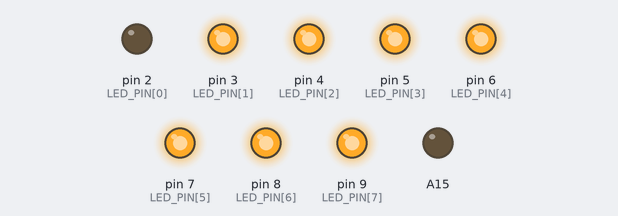
The sketch below on a simulated Arduino Mega 2560, built with avr-gcc and run on an emulated ATmega2560. Shown: output pins drawn as LEDs (lit = HIGH).

Above: at 0.2 s.
At 1.2 s:
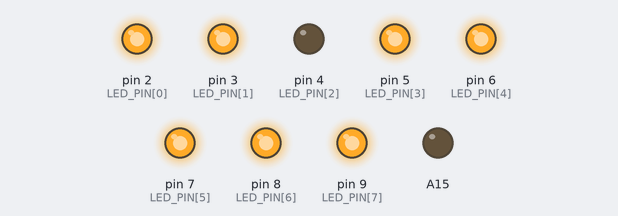
At 2.2 s:
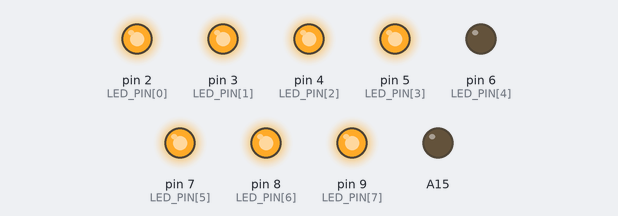
At 4.2 s:
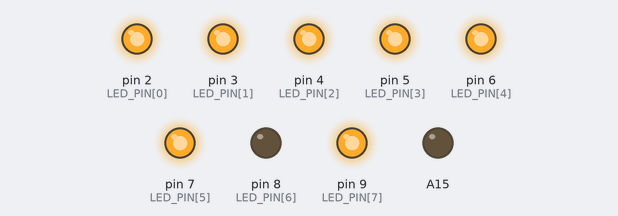
At 6.7 s:
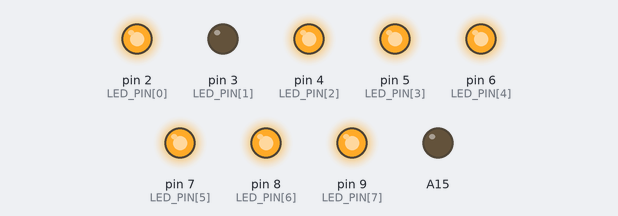
At 8.7 s:
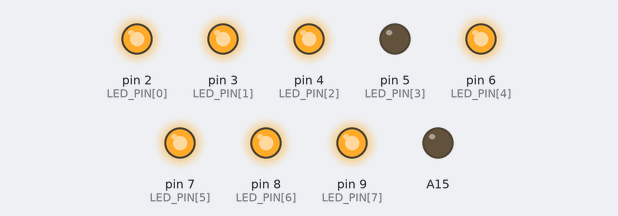
Timing chart, 0 to 9.1 s (numbered marks = the images above):
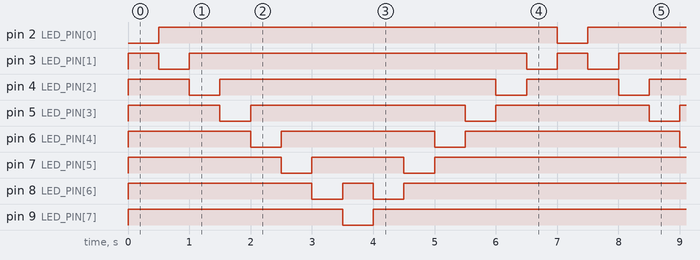

The sketch:

ex0928_LED.ino
```cpp
/*
 Name:		ex0928_LED.ino
 Created:	2019/9/28 上午 10:45:34
 Author:	s2862
*/
int LED_PIN[] = { 2,3,4,5,6,7,8,9 };

int idx = 0;
int re = 1;
void setup()
{
	for (int i = 0; i < 8; i++)
		pinMode(LED_PIN[i], OUTPUT);

	pinMode(A15, OUTPUT);
	digitalWrite(A15, LOW);
}

void loop()
{
	for (int i = 0; i < 8; i++)
		digitalWrite(LED_PIN[i], HIGH);
	digitalWrite(LED_PIN[idx], LOW);
	delay(500);

	idx += re;
	if (idx == 7 || idx == 0)
		re *= -1;
}
```

Measured:
- by itself, pin 2 (LED_PIN[0]): alternates HIGH for 6.5 s and LOW for 0.50 s
- by itself, pin 3 (LED_PIN[1]): repeats every 7.0 s: LOW 0.50 s, HIGH 5.5 s, LOW 0.50 s, HIGH 0.50 s
- by itself, pin 4 (LED_PIN[2]): repeats every 7.0 s: LOW 0.50 s, HIGH 4.5 s, LOW 0.50 s, HIGH 1.5 s
- by itself, pin 5 (LED_PIN[3]): repeats every 7.0 s: LOW 0.50 s, HIGH 3.5 s, LOW 0.50 s, HIGH 2.5 s
- by itself, pin 6 (LED_PIN[4]): repeats every 7.0 s: LOW 0.50 s, HIGH 2.5 s, LOW 0.50 s, HIGH 3.5 s
- by itself, pin 7 (LED_PIN[5]): repeats every 7.0 s: LOW 0.50 s, HIGH 1.5 s, LOW 0.50 s, HIGH 4.5 s
- by itself, pin 8 (LED_PIN[6]): repeats every 7.0 s: LOW 0.50 s, HIGH 0.50 s, LOW 0.50 s, HIGH 5.5 s
- by itself, pin 9 (LED_PIN[7]): repeats every 7.0 s: LOW 0.50 s, HIGH 6.5 s
